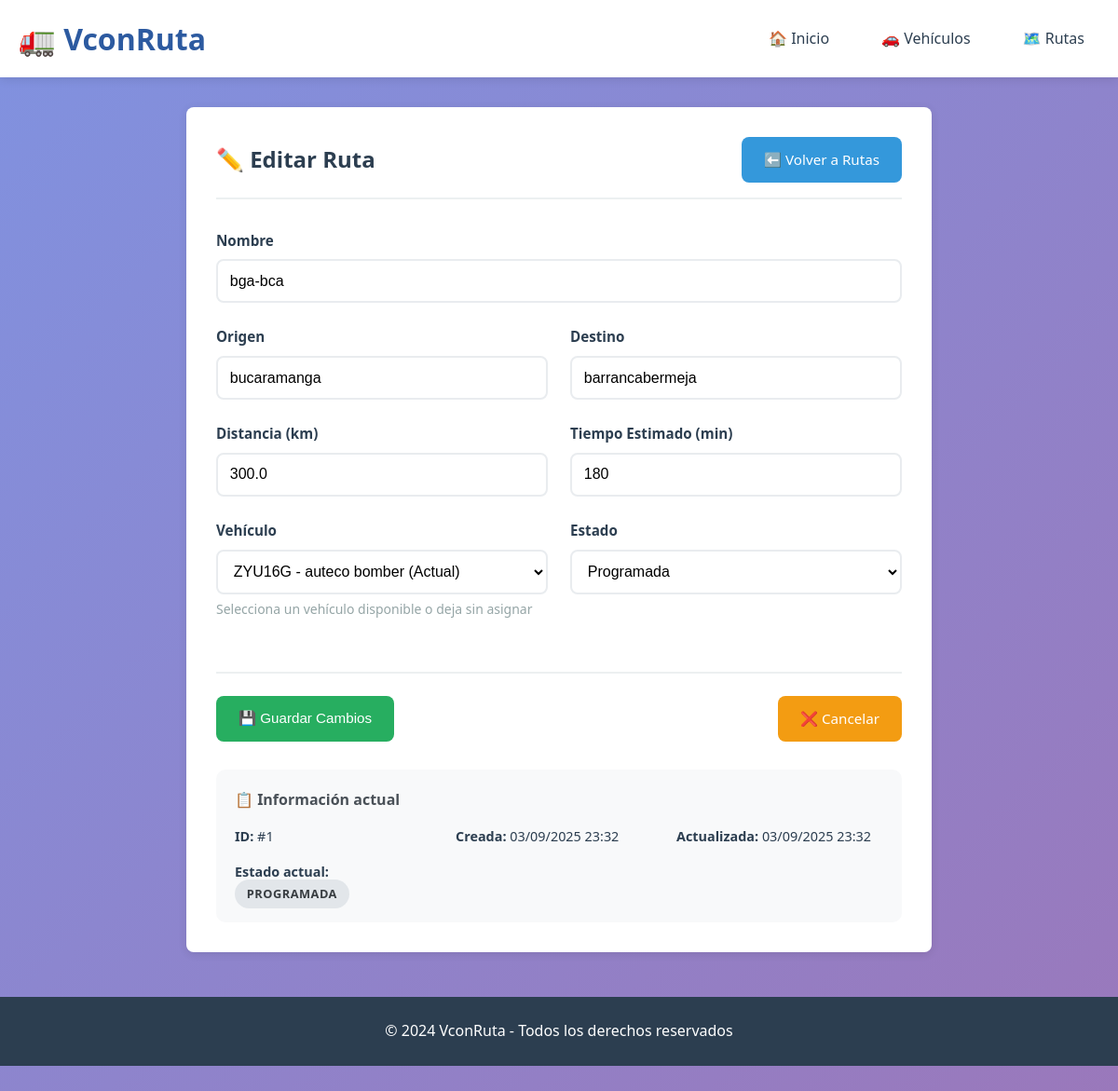
/editar_ruta/1, run on the app's committed database.
### models.py (models this page shows, shortened)
class Ruta(db.Model):
    __tablename__ = 'rutas'
    id = db.Column(db.Integer, primary_key=True)
    nombre = db.Column(db.String(100), nullable=False)
    origen = db.Column(db.String(100), nullable=False, index=True)
    destino = db.Column(db.String(100), nullable=False, index=True)
    distancia = db.Column(db.Float, nullable=False)
    tiempo_estimado = db.Column(db.Integer, nullable=False)  # en minutos
    vehiculo_id = db.Column(db.Integer, db.ForeignKey('vehiculos.id'), nullable=True, index=True)
    estado = db.Column(db.String(20), default='Programada', index=True)
    fecha_creacion = db.Column(db.DateTime, default=datetime.utcnow)
    fecha_actualizacion = db.Column(db.DateTime, default=datetime.utcnow, onupdate=datetime.utcnow)
    fecha_inicio = db.Column(db.DateTime, nullable=True)
    fecha_fin = db.Column(db.DateTime, nullable=True)

### app.py (the view)
@app.route('/editar_ruta/<int:id>', methods=['GET', 'POST'])
def editar_ruta(id):
    form = RutaForm()
    ruta = Ruta.query.get_or_404(id)
    vehiculos_disponibles = Vehiculo.query.filter_by(estado='Disponible').all()
    choices = [(0, 'Sin asignar')]
    if ruta.vehiculo_asignado:
        choices.append((ruta.vehiculo_asignado.id, f"{ruta.vehiculo_asignado.placa} - {ruta.vehiculo_asignado.marca} {ruta.vehiculo_asignado.modelo} (Actual)"))
    for v in vehiculos_disponibles:
        if not ruta.vehiculo_asignado or v.id != ruta.vehiculo_asignado.id:
            choices.append((v.id, f"{v.placa} - {v.marca} {v.modelo}"))
    form.vehiculo_id.choices = choices
    if form.validate_on_submit():
        try:
            nuevo_vehiculo = None
            if form.vehiculo_id.data and form.vehiculo_id.data != 0:
                nuevo_vehiculo = Vehiculo.query.get(form.vehiculo_id.data)
                if not nuevo_vehiculo:
                    flash('El vehículo seleccionado no existe', 'error')
                    return render_template('editar_ruta.html', form=form, ruta=ruta)
                if nuevo_vehiculo.estado not in ['Disponible', 'En Ruta']:
                    flash('El vehículo seleccionado no está disponible', 'error')
                    return render_template('editar_ruta.html', form=form, ruta=ruta)
            if ruta.vehiculo_asignado and (not nuevo_vehiculo or nuevo_vehiculo.id != ruta.vehiculo_asignado.id):
                if ruta.estado == 'En curso':
                    ruta.vehiculo_asignado.estado = 'Disponible'
            ruta.nombre = form.nombre.data.strip()
            ruta.origen = form.origen.data.strip()
            ruta.destino = form.destino.data.strip()
            ruta.distancia = form.distancia.data
            ruta.tiempo_estimado = form.tiempo_estimado.data
            ruta.vehiculo_id = form.vehiculo_id.data if form.vehiculo_id.data != 0 else None
            ruta.estado = form.estado.data
            if nuevo_vehiculo and form.estado.data == 'En curso':
                nuevo_vehiculo.estado = 'En Ruta'
            db.session.commit()
            flash('Ruta actualizada exitosamente', 'success')
            return redirect(url_for('listar_rutas'))
        except Exception as e:
            db.session.rollback()
            logger.error(f"Error actualizando ruta: {e}")
            flash(f'Error actualizando ruta: {str(e)}', 'error')
    else:
        form.nombre.data = ruta.nombre
        form.origen.data = ruta.origen
        form.destino.data = ruta.destino
        form.distancia.data = ruta.distancia
        form.tiempo_estimado.data = ruta.tiempo_estimado
        form.vehiculo_id.data = ruta.vehiculo_id if ruta.vehiculo_id else 0
        form.estado.data = ruta.estado
        for field, errors in form.errors.items():
            for error in errors:
                flash(f"Error en {field}: {error}", 'error')
    return render_template('editar_ruta.html', form=form, ruta=ruta)

### app.py
class RutaForm(FlaskForm):
    nombre = StringField('Nombre', validators=[DataRequired(), Length(max=100)])
    origen = StringField('Origen', validators=[DataRequired(), Length(max=100)])
    destino = StringField('Destino', validators=[DataRequired(), Length(max=100)])
    distancia = FloatField('Distancia (km)', validators=[
        DataRequired(),
        NumberRange(min=0.1, message="La distancia debe ser mayor a 0")
    ])
    tiempo_estimado = IntegerField('Tiempo Estimado (min)', validators=[
        DataRequired(),
        NumberRange(min=1, message="El tiempo debe ser mayor a 0")
    ])
    vehiculo_id = SelectField('Vehículo', coerce=int, validate_choice=False)
    estado = SelectField('Estado', choices=[
        ('Programada', 'Programada'),
        ('En curso', 'En curso'),
        ('Completada', 'Completada'),
        ('Cancelada', 'Cancelada')
    ])

### templates/editar_ruta.html (shortened to what this page needs)
{% extends 'base.html' %}
{% block content %}
<div class="form-container">
    <div class="form-header">
        <h2>✏️ Editar Ruta</h2>
        <a href="{{ url_for('listar_rutas') }}" class="btn btn-info">
            ⬅️ Volver a Rutas
        </a>
    </div>
    <form method="POST" class="modern-form">
        <div class="form-group">
            {{ form.nombre.label(class="form-label") }}
            {{ form.nombre(class="form-control") }}
        </div>
        <div class="form-row">
            <div class="form-group">
                {{ form.origen.label(class="form-label") }}
                {{ form.origen(class="form-control") }}
            </div>
            <div class="form-group">
                {{ form.destino.label(class="form-label") }}
                {{ form.destino(class="form-control") }}
            </div>
        </div>
        <div class="form-row">
            <div class="form-group">
                {{ form.distancia.label(class="form-label") }}
                {{ form.distancia(class="form-control", step="0.1") }}
            </div>
            <div class="form-group">
                {{ form.tiempo_estimado.label(class="form-label") }}
                {{ form.tiempo_estimado(class="form-control") }}
            </div>
        </div>
        <div class="form-row">
            <div class="form-group">
                {{ form.vehiculo_id.label(class="form-label") }}
                {{ form.vehiculo_id(class="form-control") }}
                <small class="form-help">Selecciona un vehículo disponible o deja sin asignar</small>
            </div>
            <div class="form-group">
                {{ form.estado.label(class="form-label") }}
                {{ form.estado(class="form-control") }}
            </div>
        </div>
        <div class="form-actions">
            <button type="submit" class="btn btn-success">💾 Guardar Cambios</button>
            <a href="{{ url_for('listar_rutas') }}" class="btn btn-warning">❌ Cancelar</a>
        </div>
    </form>
    <div style="margin-top: 30px; padding: 20px; background: #f8f9fa; border-radius: 10px;">
        <h4 style="margin-bottom: 15px; color: #495057;">📋 Información actual</h4>
        <div style="display: grid; grid-template-columns: repeat(auto-fit, minmax(200px, 1fr)); gap: 15px; font-size: 0.9rem;">
            <div>
                <strong>ID:</strong> #{{ ruta.id }}
            </div>
            <div>
                <strong>Creada:</strong> {{ ruta.fecha_creacion.strftime('%d/%m/%Y %H:%M') }}
            </div>
            <div>
                <strong>Actualizada:</strong> {{ ruta.fecha_actualizacion.strftime('%d/%m/%Y %H:%M') }}
            </div>
            <div>
                <strong>Estado actual:</strong>
                <span class="status-badge status-{{ ruta.estado.lower().replace(' ', '-') }}">
                    {{ ruta.estado }}
                </span>
            </div>
        </div>
    </div>
</div>
{% endblock %}

### static/styles.css (style rules this page uses)
:root { --primary-color: #2c5aa0; --secondary-color: #f39c12; --success-color: #27ae60; --danger-color: #e74c3c; --warning-color: #f39c12; --info-color: #3498db; --light-color: #ecf0f1; --dark-color: #2c3e50; --gray-color: #95a5a6; --white-color: #ffffff; --border-radius: 8px; --box-shadow: 0 2px 10px rgba(0, 0, 0, 0.1); --transition: all 0.3s ease; }
* { margin: 0; padding: 0; box-sizing: border-box; }
body { font-family: 'Segoe UI', Tahoma, Geneva, Verdana, sans-serif; line-height: 1.6; color: var(--dark-color); background: linear-gradient(135deg, #8092e0 0%, #9a78bb 100%); min-height: 100vh; background-attachment: fixed; }
.btn { display: inline-block; padding: 0.75rem 1.5rem; font-size: 0.95rem; font-weight: 500; text-decoration: none; text-align: center; border: none; border-radius: var(--border-radius); cursor: pointer; transition: var(--transition); white-space: nowrap; }
.btn-success { background: var(--success-color); color: var(--white-color); }
.btn-warning { background: var(--warning-color); color: var(--white-color); }
.btn-info { background: var(--info-color); color: var(--white-color); }
.status-badge { padding: 0.4rem 0.8rem; border-radius: 20px; font-size: 0.8rem; font-weight: 600; text-transform: uppercase; letter-spacing: 0.5px; }
.status-programada { background: #e2e6ea; color: #383d41; }
.form-container { max-width: 800px; margin: 0 auto; background: var(--white-color); padding: 2rem; border-radius: var(--border-radius); box-shadow: var(--box-shadow); }
.form-header { display: flex; justify-content: space-between; align-items: center; margin-bottom: 2rem; padding-bottom: 1rem; border-bottom: 2px solid var(--light-color); }
.modern-form { display: flex; flex-direction: column; gap: 1.5rem; }
.form-group { display: flex; flex-direction: column; }
.form-row { display: grid; grid-template-columns: 1fr 1fr; gap: 1.5rem; }
.form-label { font-weight: 600; color: var(--dark-color); margin-bottom: 0.5rem; font-size: 0.95rem; }
.form-control { padding: 0.8rem; border: 2px solid #e9ecef; border-radius: var(--border-radius); font-size: 1rem; transition: var(--transition); background: var(--white-color); }
.form-help { font-size: 0.875rem; color: var(--gray-color); margin-top: 0.3rem; }
.form-actions { display: flex; gap: 1rem; justify-content: space-between; margin-top: 2rem; padding-top: 1.5rem; border-top: 2px solid var(--light-color); }

### data on the page
Ruta: nombre "bga-bca", origen "bucaramanga", destino "barrancabermeja", distancia "300.0", tiempo_estimado "180", vehiculo_id "ZYU16G - auteco bomber (Actual)", estado "Programada", id "1", fecha_creacion "03/09/2025 23:32", fecha_actualizacion "03/09/2025 23:32", estado "PROGRAMADA"

### other printed values
{{ moment().year if moment else '2024' }} "2024"
